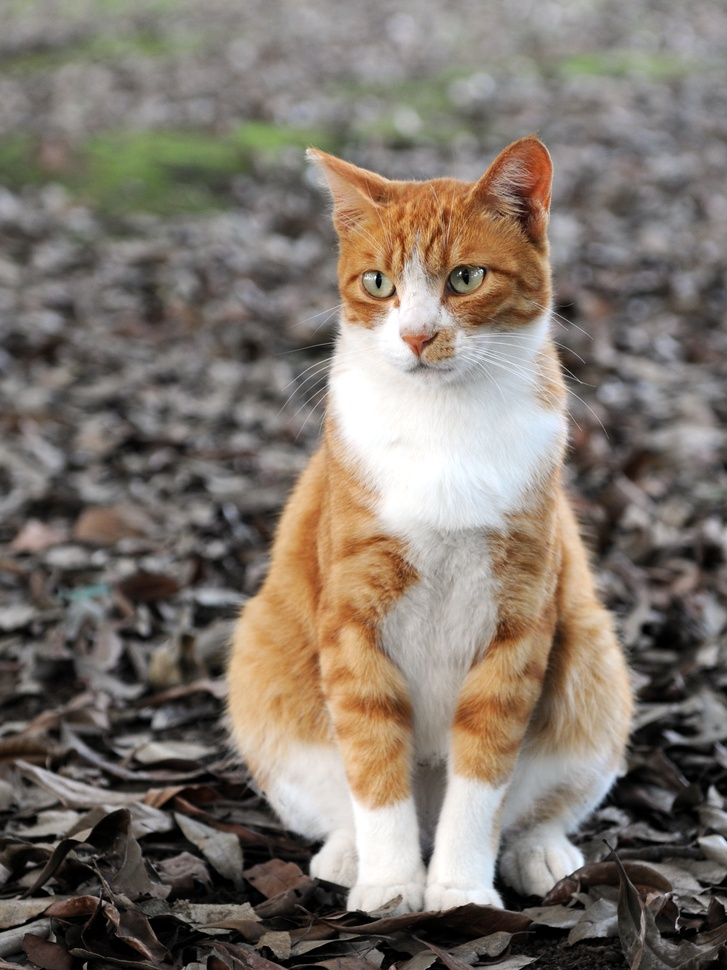
#> input picture Lesson 6/orange_cat.jpg, 727 x 970 px, shrunk from 2136 x 2848 before the run, found by its file name
$ python main.py
#> lines starting #> are read from the running program, lines starting #| are printed output that depends on the picture
from PIL import Image, ImageFilter, ImageEnhance

orange_cat = Image.open(r"Lesson 6\orange_cat.jpg")
#> orange_cat is the input picture: PIL image 727x970 RGB; mean R, G, B 126.9, 117.8, 108.5
blurry_cat = orange_cat.filter(ImageFilter.GaussianBlur(20))
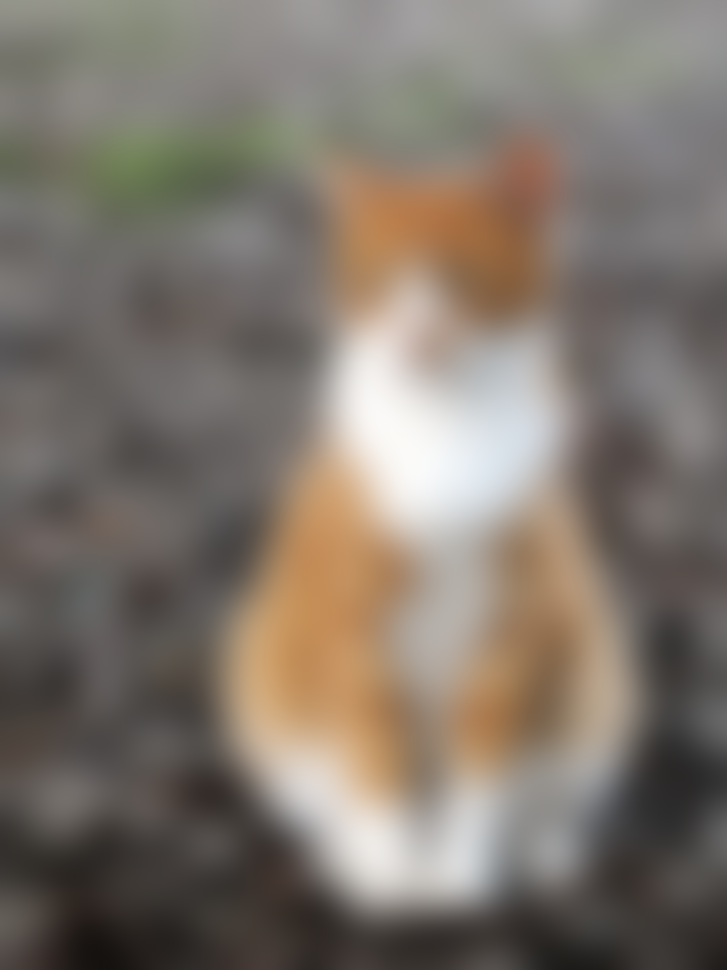
#> blurry_cat: PIL image 727x970 RGB; mean R, G, B 126.9, 117.8, 108.5
blurry_cat.show()
blurry_cat.save("blurry_cat.jpg")
bw_cat = ImageEnhance.Color(orange_cat).enhance(0).save("Lesson 6/bw_cat.jpg")
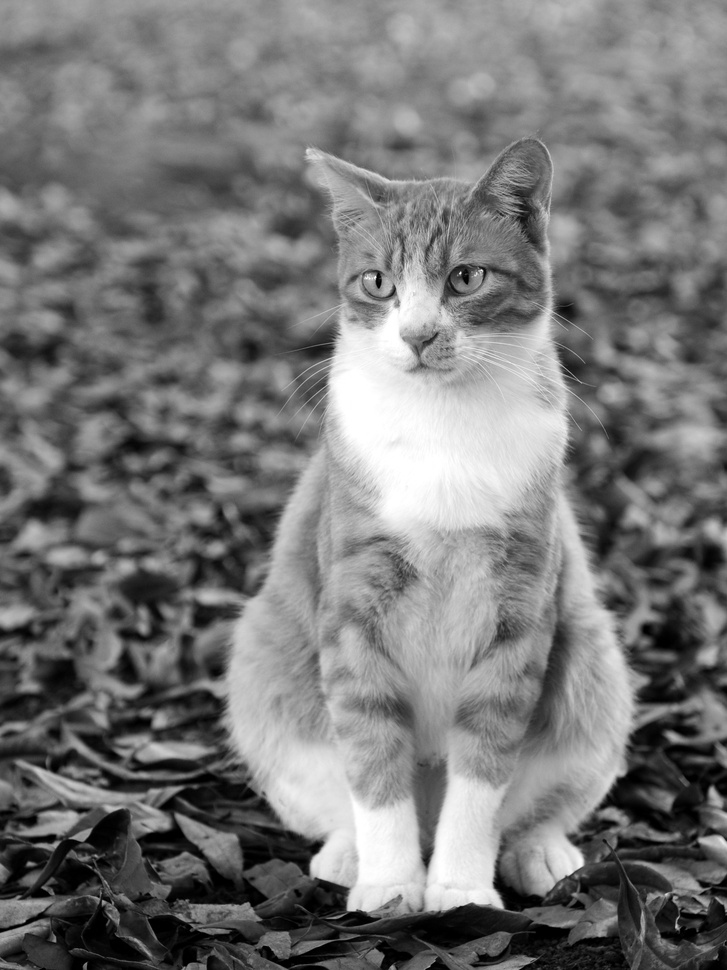
#> saved as bw_cat.jpg: PIL image 727x970 RGB; min 0, max 255, mean 119.4
bright_cat = ImageEnhance.Color(orange_cat).enhance(5).save("Lesson 6/bright_cat_cat.jpg")
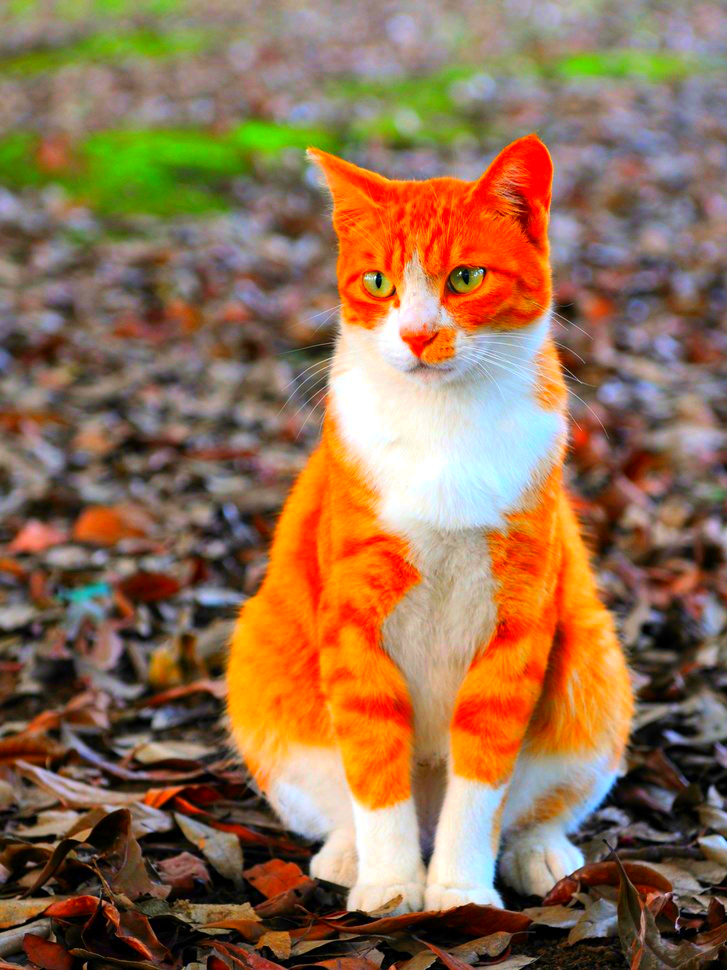
#> saved as bright_cat_cat.jpg: PIL image 727x970 RGB; mean R, G, B 146.1, 111.1, 80.9
